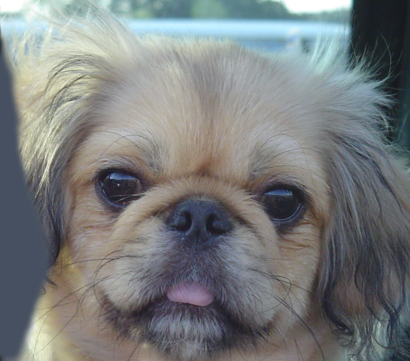
%> input picture assignment2/data/dog.bmp, 410 x 361 px
$ octave conv_corr.m   (GNU Octave 9; MATLAB toolbox functions it lacks are replaced by stand-ins)
%> lines starting %> are read from the running program, lines starting %| are printed output that depends on the picture
image = imread('../data/dog.bmp');
%> image is the input picture: size 361x410x3 uint8; mean R, G, B 121.2, 124.5, 125
left_shift = zeros(25, 25);
left_shift(13, end) = 1;
corr = imfilter(image, left_shift, 'corr');
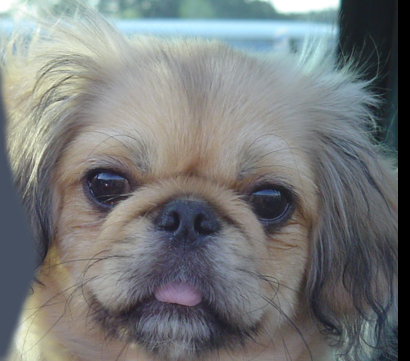
%> corr: size 361x410x3 uint8; mean R, G, B 118.6, 121.5, 121.6
figure(1); imshow(corr);
imwrite(corr, 'corr.jpg', 'quality', 95);
conv = imfilter(image, left_shift, 'conv');
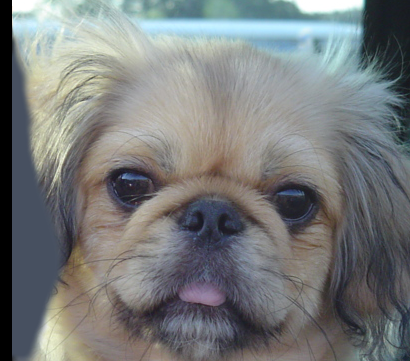
%> conv: size 361x410x3 uint8; mean R, G, B 119.5, 122.5, 122.8
figure(2); imshow(conv);
imwrite(conv, 'conv.jpg', 'quality', 95);

% [12 lines of commented-out code are left out]

$ run again, with assignment2/data/cat.bmp copied over assignment2/data/dog.bmp
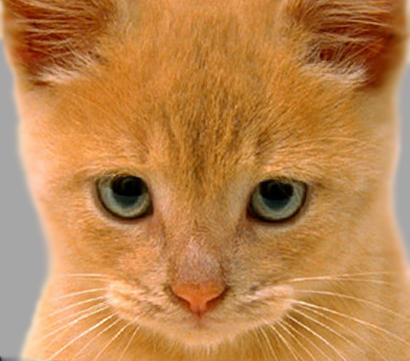
%> input picture assignment2/data/cat.bmp, 410 x 361 px
%> image is the input picture: size 361x410x3 uint8; mean R, G, B 188.3, 132.5, 77.1
%> `corr = imfilter(image, left_shift, 'corr');`:
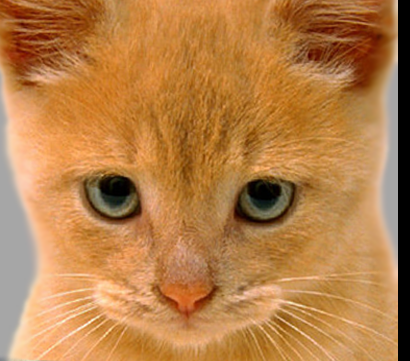
%> corr: size 361x410x3 uint8; mean R, G, B 183.3, 127.8, 72.6
%> `conv = imfilter(image, left_shift, 'conv');`:
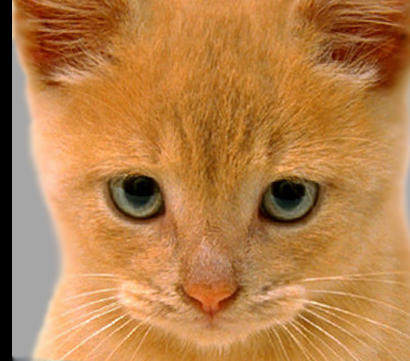
%> conv: size 361x410x3 uint8; mean R, G, B 182.8, 127.9, 73.2
